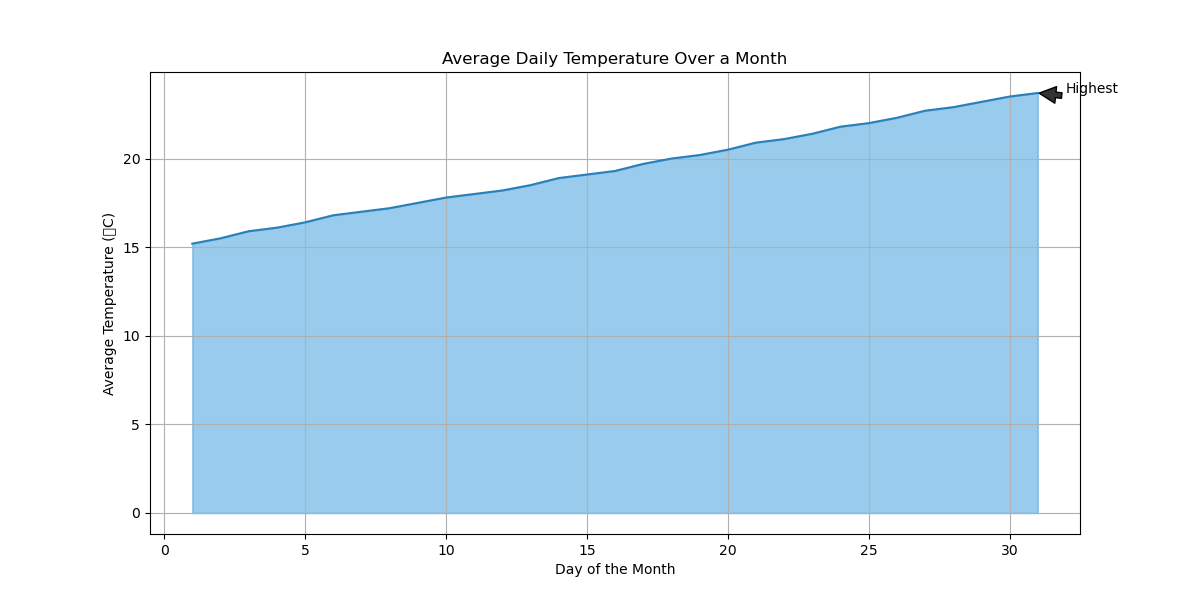

Recreate this plot in Python.

import matplotlib.pyplot as plt
import pandas as pd
from io import StringIO

data = StringIO("""
Day,Average Temperature (°C)
1,15.2
2,15.5
3,15.9
4,16.1
5,16.4
6,16.8
7,17.0
8,17.2
9,17.5
10,17.8
11,18.0
12,18.2
13,18.5
14,18.9
15,19.1
16,19.3
17,19.7
18,20.0
19,20.2
20,20.5
21,20.9
22,21.1
23,21.4
24,21.8
25,22.0
26,22.3
27,22.7
28,22.9
29,23.2
30,23.5
31,23.7
""")

df = pd.read_csv(data)

plt.figure(figsize=(12, 6))
plt.fill_between(df['Day'], df['Average Temperature (°C)'], color="#3498db", alpha=0.5)
plt.plot(df['Day'], df['Average Temperature (°C)'], color="#2980b9")

plt.title('Average Daily Temperature Over a Month')
plt.xlabel('Day of the Month')
plt.ylabel('Average Temperature (°C)')

max_temp_day = df['Average Temperature (°C)'].idxmax()  # find the day with max temp
plt.annotate('Highest', xy=(df.iloc[max_temp_day, 0], df.iloc[max_temp_day, 1]), 
             xytext=(df.iloc[max_temp_day, 0]+1, df.iloc[max_temp_day, 1]),
             arrowprops=dict(facecolor='#333333', shrink=0.05))

plt.grid(True)

plt.show()
